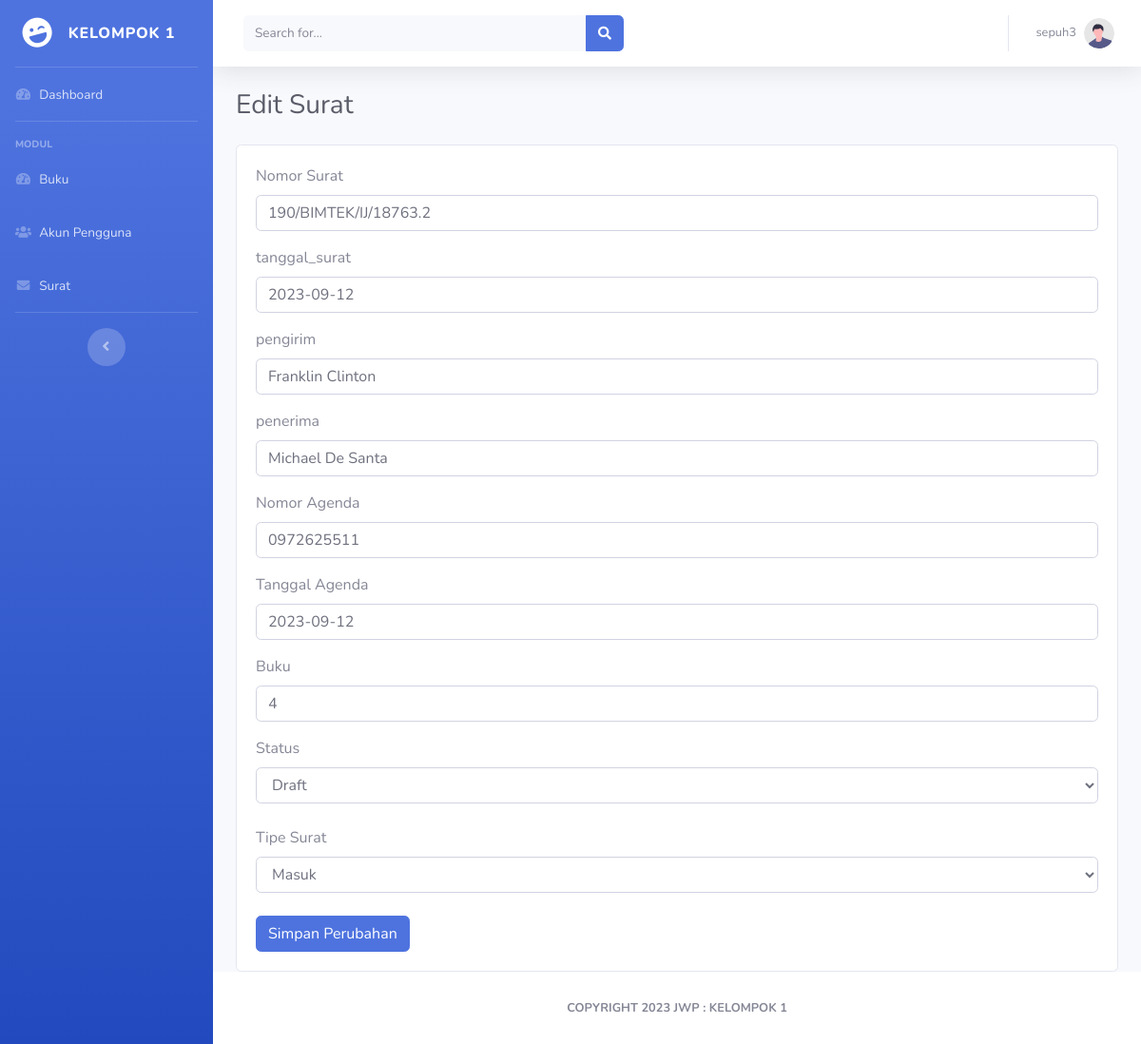
Page /surat/edit.php?id=2 (signed in) on the committed database.
### tables this page shows
CREATE TABLE `surat` (
  `id` int(11) NOT NULL,
  `nomor_surat` varchar(255) NOT NULL,
  `tanggal_surat` date NOT NULL,
  `pengirim` varchar(255) NOT NULL,
  `penerima` varchar(255) DEFAULT NULL,
  `nomor_agenda` varchar(255) NOT NULL,
  `tanggal_agenda` date NOT NULL,
  `buku_id` int(11) NOT NULL,
  `status` enum('draft','proses','selesai','tunda') NOT NULL,
  `tipe_surat` enum('masuk','keluar') NOT NULL DEFAULT 'masuk',
  `created_at` timestamp NOT NULL DEFAULT CURRENT_TIMESTAMP
);

### surat/edit.php (the view, shortened to what this page needs)
<?php require_once('../template/head.php') ?>
<?php require_once('../template/menu.php') ?>
<?php
$id= $_GET['id'];
$sql= "SELECT * FROM surat WHERE id=$id";
$data= mysqli_query($conn, $sql);
$result= mysqli_fetch_assoc($data);
?>
<div class="container-fluid">
   <h1 class="h3 mb-4 text-gray-800">Edit Surat</h1>
   <div class="card">
    <div class="card-body">
        <div class="row">
            <div class="col-md-12">
                <form action="proses_edit.php?id=<?php echo $id?>" method="post" >
                <div class="form-group">
                    <label for="nomor_surat">Nomor Surat</label>
                    <input type="text" name="nomor_surat" class="form-control" value="<?php echo $result['nomor_surat']?>">
                </div>
                <div class= "form-group">
                    <label for="tanggal_surat">tanggal_surat</label>
                    <input type="text" name="tanggal_surat" class="form-control" value="<?php echo $result['tanggal_surat']?>">
                </div>
                <div class= "form-group">
                    <label for="pengirim">pengirim</label>
                    <input type="text" name="pengirim" class="form-control" value="<?php echo $result['pengirim']?>">
                </div>
                <div class= "form-group">
                    <label for="penerima">penerima</label>
                    <input type="text" name="penerima" class="form-control" value="<?php echo $result['penerima']?>">
                </div>
                <div class= "form-group">
                    <label for="nomor_agenda">Nomor Agenda</label>
                    <input type="text" name="nomor_agenda" class="form-control" value="<?php echo $result['nomor_agenda']?>">
                </div>
                <div class= "form-group">
                    <label for="tanggal_agenda">Tanggal Agenda</label>
                    <input type="text" name="tanggal_agenda" class="form-control" value="<?php echo $result['tanggal_agenda']?>">
                </div>
                <div class= "form-group">
                    <label for="buku_id">Buku</label>
                    <input type="text" name="buku_id" class="form-control" value="<?php echo $result['buku_id']?>">
                </div>
                <div class= "form-group-option">
                    <label for="status">Status</label>
                    <select name="status" class="form-control">
                        <option value="draft">Draft</option>
                    </select>
                </div>
                <br>
                <label for="tipe_surat">Tipe Surat</label>
                <div class= "form-group-option">
                    <select name="tipe_surat" class="form-control">
                        <option value="masuk">Masuk</option>
                    </select>
                 <br>
                </div>
                    <button type="submit" name="simpan" class="btn btn-primary">Simpan Perubahan</button>
                </form>
            </div>
        </div>
    </div>
    </div>
</div>
<?php require_once('../template/foot.php') ?>

### rows in the picture
surat: nomor_surat "190/BIMTEK/IJ/18763.2", tanggal_surat "2023-09-12", pengirim "Franklin Clinton", penerima "Michael De Santa", nomor_agenda "0972625511", tanggal_agenda "2023-09-12", buku_id "4"

### other values in the picture
$_SESSION['username'] "sepuh3"
